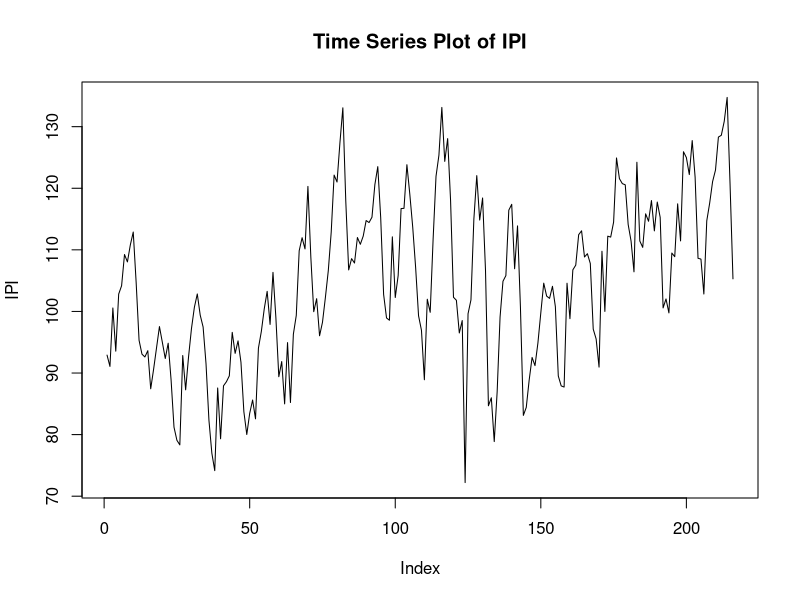
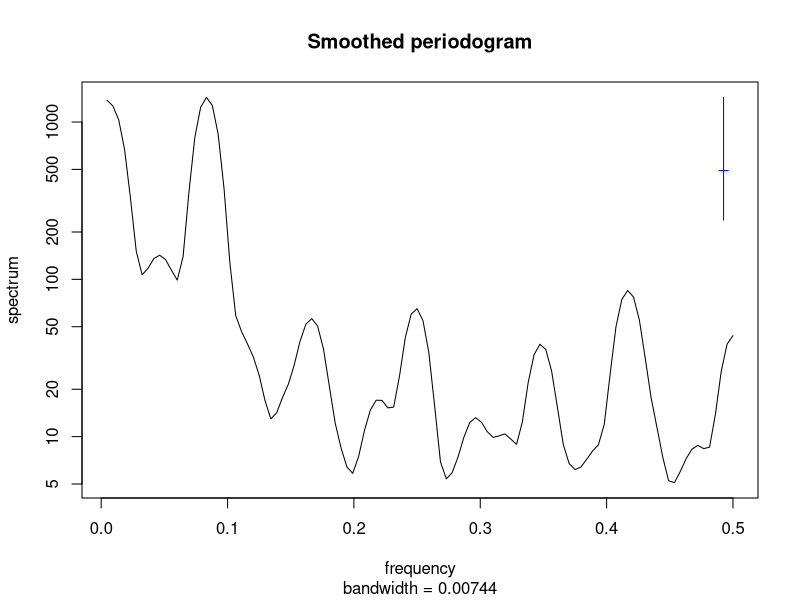
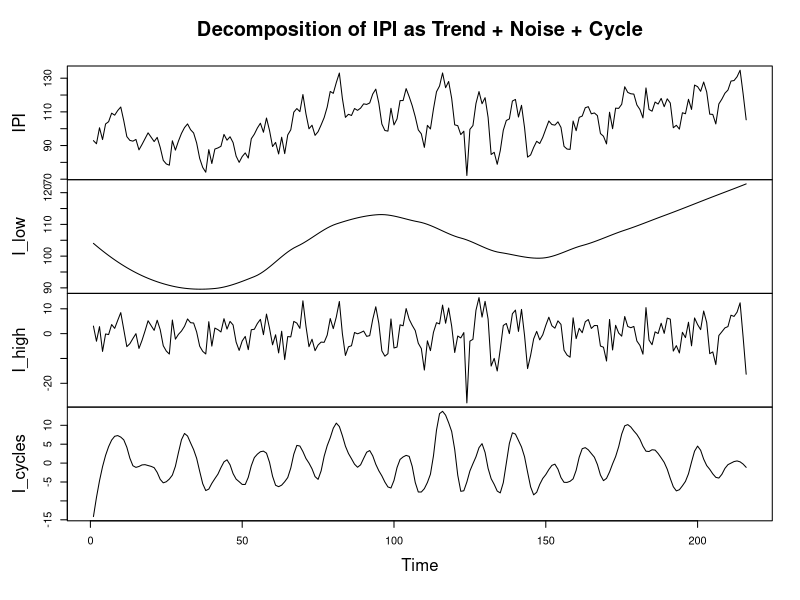
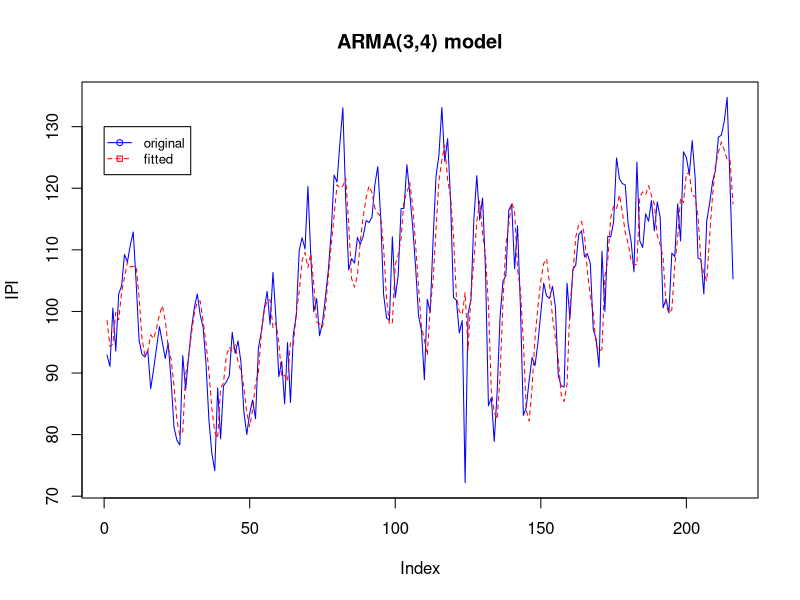
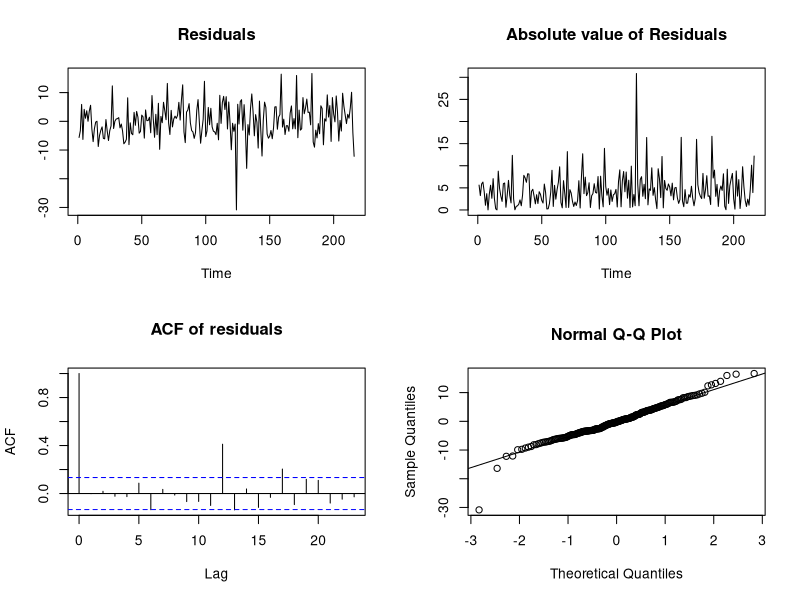
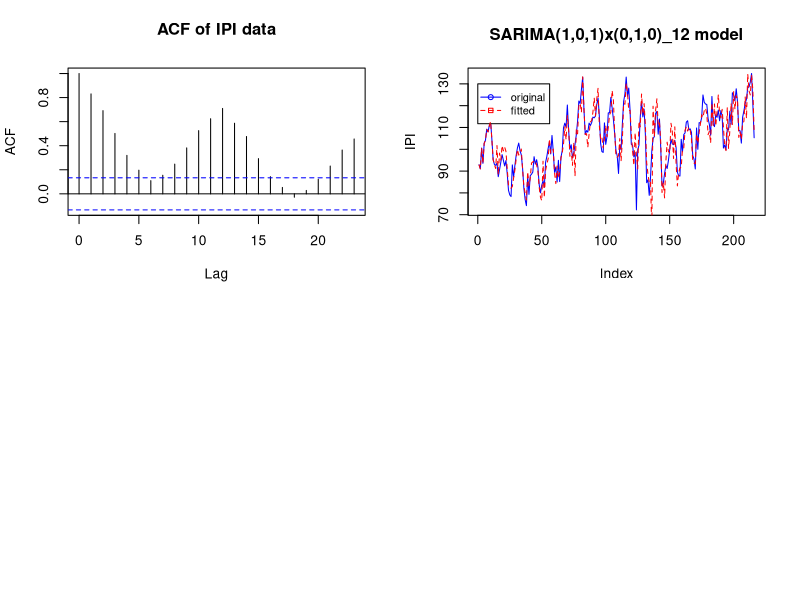
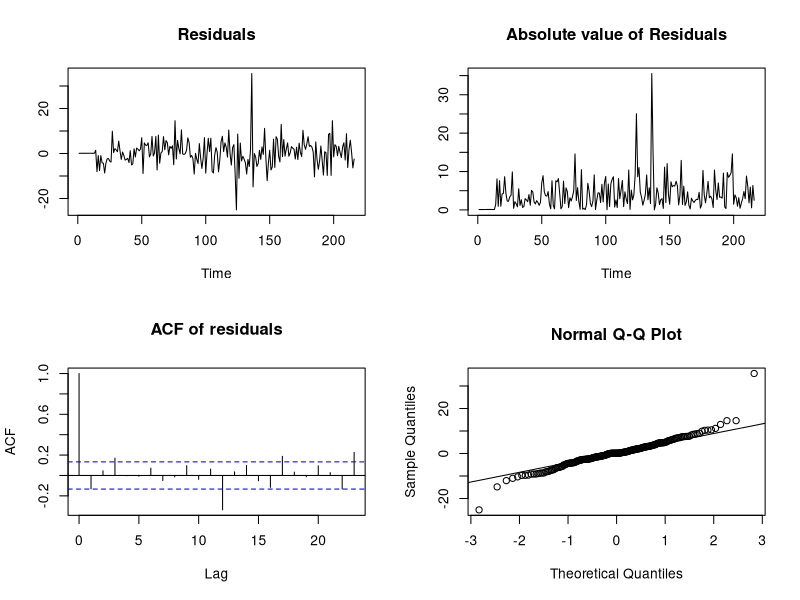
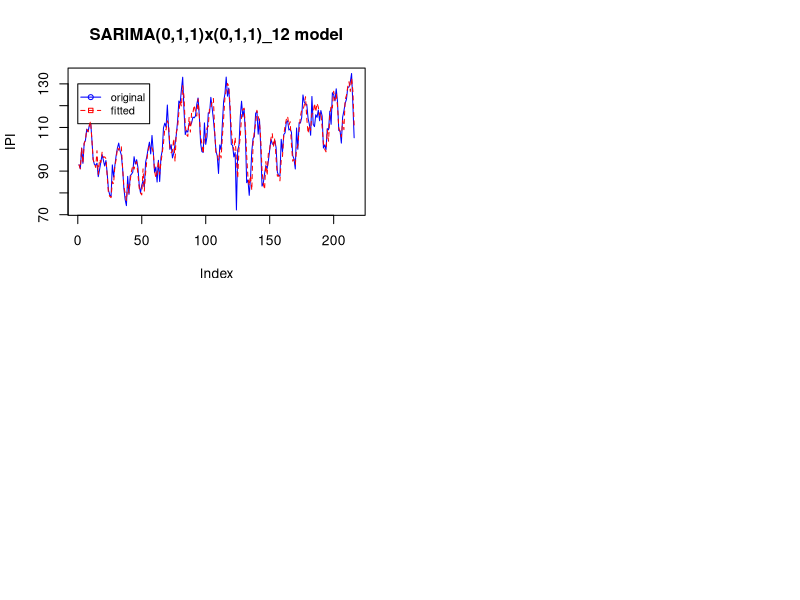

Here is the R script that generated these plots, in order:
## ---- chunk 1
dt = read.table(file="dt.csv", header=TRUE)
IPI = dt[,2]
summary(IPI)
## ---- chunk 2
plot(IPI, type="l", main="Time Series Plot of IPI")
## ---- chunk 3
spectrum(IPI, spans=c(3,5,3), main="Smoothed periodogram")
## ---- chunk 4
I_low = ts(loess(IPI~seq(1:216), span=0.5)$fitted)
I_high = ts(IPI - loess(IPI~seq(1:216), span=0.1)$fitted)
I_cycles = IPI - I_low - I_high
plot(ts.union(IPI, I_low, I_high, I_cycles), main="Decomposition of IPI as Trend + Noise + Cycle")
## ---- chunk 5
arma_aic_table = function(data, P, Q) {
  table = matrix(NA, P+1, Q+1)
  for(p in 0:P) {
    for(q in 0:Q) {
       table[p+1,q+1] = arima(data, order=c(p,0,q), method="ML")$aic
    }
  }
  dimnames(table) = list(paste("<b> AR", 0:P, "</b>", sep=""), paste("MA", 0:Q, sep=""))
  table
}
IPI_arma_aic_table = arma_aic_table(IPI,4,5)
require(knitr)
kable(IPI_arma_aic_table, digits=2)
## ---- chunk 6
IPI_arma = arima(IPI, order=c(3,0,4))
plot(seq(1,216), IPI, type='l', main="ARMA(3,4) model", col="blue", xlab="Index", ylab="IPI")
legend(0,130, c("original","fitted"), cex=0.8, col=c("blue","red"), pch=21:22, lty=1:2);
lines(seq(1,216),IPI-IPI_arma$residuals, type="l", col='red', pch=22, lty=2)
## ---- chunk 7
par(mfrow=c(2,2))
plot(resid(IPI_arma), ylab=" ", main="Residuals") 
plot(abs(IPI_arma$residuals), ylab=" ", main="Absolute value of Residuals")
acf(resid(IPI_arma), main="ACF of residuals")
qqnorm(IPI_arma$residuals)
qqline(IPI_arma$residuals)
## ---- chunk 8
acf(IPI, main="ACF of IPI data")
## ---- chunk 9
sarima_aic_table = function(data, P, Q) {
  table = matrix(NA, P+1, Q+1)
  for(p in 0:P) {
    for(q in 0:Q) {
       table[p+1,q+1] = arima(data, order=c(p,0,q), seasonal=list(order=c(0,1,0),period=12), method="ML")$aic
    }
  }
  dimnames(table) = list(paste("<b> AR", 0:P, "</b>", sep=""), paste("MA", 0:Q, sep=""))
  table
}
IPI_sarima_aic_table = sarima_aic_table(IPI,4,5)
require(knitr)
kable(IPI_sarima_aic_table, digits=2)
## ---- chunk 10
IPI_sarima = arima(IPI, order=c(1,0,0), seasonal=list(order=c(0,1,0),period=12))
IPI_sarima
## ---- chunk 11
mean(diff(IPI, lag=12))
## ---- chunk 12
plot(seq(1,216), IPI, type='l', main="SARIMA(1,0,1)x(0,1,0)_12 model", col="blue", xlab="Index", ylab="IPI")
legend(0,130, c("original","fitted"), cex=0.8, col=c("blue","red"), pch=21:22, lty=1:2);
lines(seq(1,216),IPI-IPI_sarima$residuals, type="l", col='red', pch=22, lty=2)
## ---- chunk 13
par(mfrow=c(2,2))
plot(resid(IPI_sarima), ylab=" ", main="Residuals") 
plot(abs(IPI_sarima$residuals), ylab=" ", main="Absolute value of Residuals")
acf(resid(IPI_sarima), main="ACF of residuals")
qqnorm(IPI_sarima$residuals)
qqline(IPI_sarima$residuals)
## ---- chunk 14
IPI_sarima1 = arima(IPI, order=c(0,1,1), seasonal=list(order=c(0,1,1),period=12))
IPI_sarima1
plot(seq(1,216), IPI, type='l', main="SARIMA(0,1,1)x(0,1,1)_12 model", col="blue", xlab="Index", ylab="IPI")
legend(0,130, c("original","fitted"), cex=0.8, col=c("blue","red"), pch=21:22, lty=1:2);
lines(seq(1,216),IPI-IPI_sarima1$residuals, type="l", col='red', pch=22, lty=2)
## ---- chunk 15
par(mfrow=c(2,2))
plot(resid(IPI_sarima1), ylab=" ", main="Residuals") 
plot(abs(IPI_sarima1$residuals), ylab=" ", main="Absolute value of Residuals")
acf(resid(IPI_sarima1), main="ACF of residuals")
qqnorm(IPI_sarima1$residuals)
qqline(IPI_sarima1$residuals)
